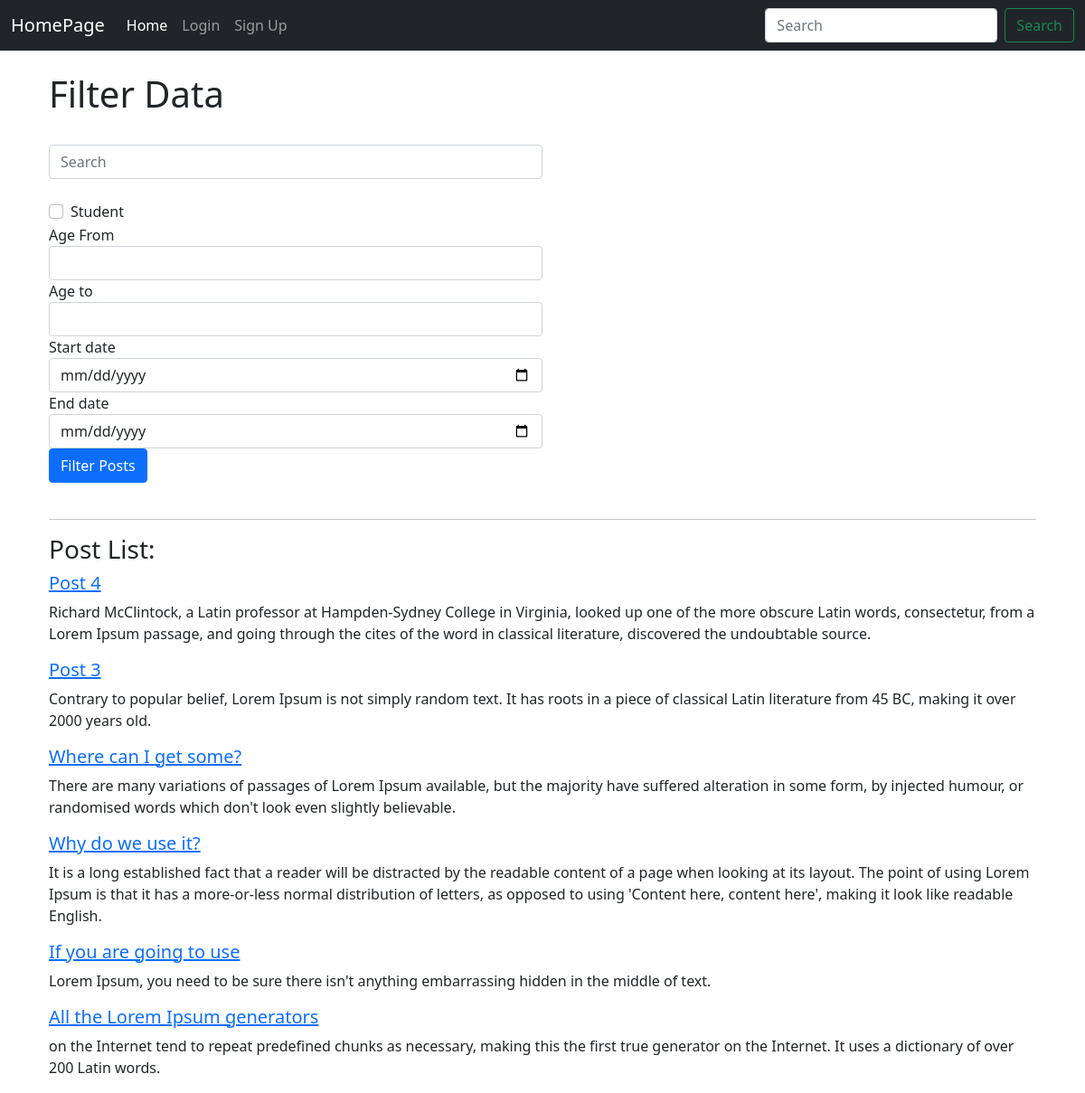
Page /post/ on the committed database.
### post_manage/models.py (models this page shows, shortened)
class Post(models.Model):
    user = models.ForeignKey(User, on_delete=models.CASCADE, related_name='post_list')
    id = models.AutoField(primary_key=True)
    title = models.CharField(max_length=50)
    slug = models.CharField(max_length=100, default=title)
    details = models.TextField()
    created_at = models.DateTimeField(default=now)
    age = models.IntegerField(blank=True, null=True)
    student = models.BooleanField(default=False, blank=True)

### post_manage/views.py (the view)
# urls.py: path('', PostListView.as_view(), name='post_list'),
class PostListView(ListView):
    template_name='post_manage/post_list.html'
    queryset=Post.objects.all()
    model=Post
    context_object_name='posts'
    dateform = TimeRangeForm()
    def get_context_data(self, *args, **kwargs):
        context = super().get_context_data(*args, **kwargs)
        context['posts'] = context.get('object_list')
        context['dateform'] = self.dateform
        return context

### post_manage/forms.py
class TimeRangeForm(forms.Form):
    start_date = forms.DateField(widget=forms.TextInput(attrs={'type':'date'}),required=False)
    end_date = forms.DateField(widget=forms.TextInput(attrs={'type':'date'}),required=False)
    fields = ['start_date', 'end_date']

### templates/post_manage/post_list.html (shortened to what this page needs)
{% extends 'base.html' %}
{% load crispy_forms_tags %}
{% block body_block %}
<br>
<div class="container">
  <div class="col-md-6">
    <h1>Filter Data</h1>
    <br>
    <form class="" action="/post/filter/" method="post">
      <div class="form-group">
        <input class="form-control me-2" type="search" name="search" placeholder="Search" aria-label="Search">
      </div>
      <br>
      <div class="form-group form-check">
        <input type="checkbox" class="form-check-input" id="exampleCheck1" name="student">
        <label class="form-check-label" for="exampleCheck1">Student</label>
      </div>
      <div class="form-group">
        <label for="exampleFormControlInput1">Age From</label>
        <input type="number" class="form-control" name="age_from" id="exampleFormControlInput1">
      </div>
      <div class="form-group">
        <label for="exampleFormControlInput1">Age to</label>
        <input type="number" class="form-control" name="age_to" id="exampleFormControlInput1">
      </div>
      <div class="form-group">
        {{dateform | crispy}}
      </div>
      <button type="submit" name="" class="btn btn-primary">Filter Posts</button>
    </form>
  </div>
  <br>
  <hr>
  <h3>Post List: </h3>
  {% for p in posts %}
    <h5><a href="{% url 'post:post_details' pk=p.id slug=p.slug %}">{{p.title}}</a></h5>
    <p>{{p.details}}</p>
  {% endfor %}
</div>
{% endblock %}

### templates/base.html (shortened to what this page needs)
<!doctype html>
<html lang="en">
  <head>
    <link href="https://cdn.jsdelivr.net/npm/bootstrap@5.0.2/dist/css/bootstrap.min.css" rel="stylesheet">
  </head>
  <body>
      <nav class="navbar navbar-expand-lg navbar-dark bg-dark">
        <div class="container-fluid">
          <a class="navbar-brand" href="#">HomePage</a>
          <div class="collapse navbar-collapse" id="navbarSupportedContent">
            <ul class="navbar-nav me-auto mb-2 mb-lg-0">
              <li class="nav-item">
                <a class="nav-link active" aria-current="page" href="{% url 'post:post_list' %}">Home</a>
              </li>
              {% if user.is_authenticated %}
              <li class="nav-item dropdown">
                <a class="nav-link dropdown-toggle" href="#" id="navbarDropdown" role="button" data-bs-toggle="dropdown" aria-expanded="false">
                  {{user.username}}
                </a>
                <ul class="dropdown-menu" aria-labelledby="navbarDropdown">
                  <li><a class="dropdown-item" href="{% url 'post:post_list' %}">posts</a></li>
                  <li><a class="dropdown-item" href="#">Another action</a></li>
                  <li><hr class="dropdown-divider"></li>
                  <li><a class="dropdown-item" href="#">Something else here</a></li>
                </ul>
              </li>
              <li class="nav-item">
                <a class="nav-link" href="{% url 'login:logout' %}">Logout</a>
              </li>
              {% else %}
              <li class="nav-item">
                <a class="nav-link" href="{% url 'login:login' %}">Login</a>
              </li>
              <li class="nav-item">
                <a class="nav-link" href="{% url 'login:signup' %}">Sign Up</a>
              </li>
              {% endif %}
            </ul>
            <form class="d-flex" method="POST" action="/post/search/">
              <input class="form-control me-2" type="search" name="search" placeholder="Search" aria-label="Search">
              <button class="btn btn-outline-success" type="submit">Search</button>
            </form>
          </div>
        </div>
      </nav>
      <div class="container">
        {% block body_block %}
        {% endblock %}
      </div>
  </body>
</html>

### rows in the picture
Post: title "Post 4", details "Richard McClintock, a Latin professor at Hampden-Sydney College in Virginia, looked up one of the more obscure Latin words, consectetur, from a Lorem Ipsum passage, and going through the cites of the word in classical literature, discovered the undoubtable source."
Post: title "Post 3", details "Contrary to popular belief, Lorem Ipsum is not simply random text. It has roots in a piece of classical Latin literature from 45 BC, making it over 2000 years old."
Post: title "Where can I get some?", details "There are many variations of passages of Lorem Ipsum available, but the majority have suffered alteration in some form, by injected humour, or randomised words which don't look even slightly believable."
Post: title "Why do we use it?", details "It is a long established fact that a reader will be distracted by the readable content of a page when looking at its layout. The point of using Lorem Ipsum is that it has a more-or-less normal distribution of letters, as opposed to using 'Content here, content here', making it look like readable English."
Post: title "If you are going to use", details "Lorem Ipsum, you need to be sure there isn't anything embarrassing hidden in the middle of text."
Post: title "All the Lorem Ipsum generators", details "on the Internet tend to repeat predefined chunks as necessary, making this the first true generator on the Internet. It uses a dictionary of over 200 Latin words."
